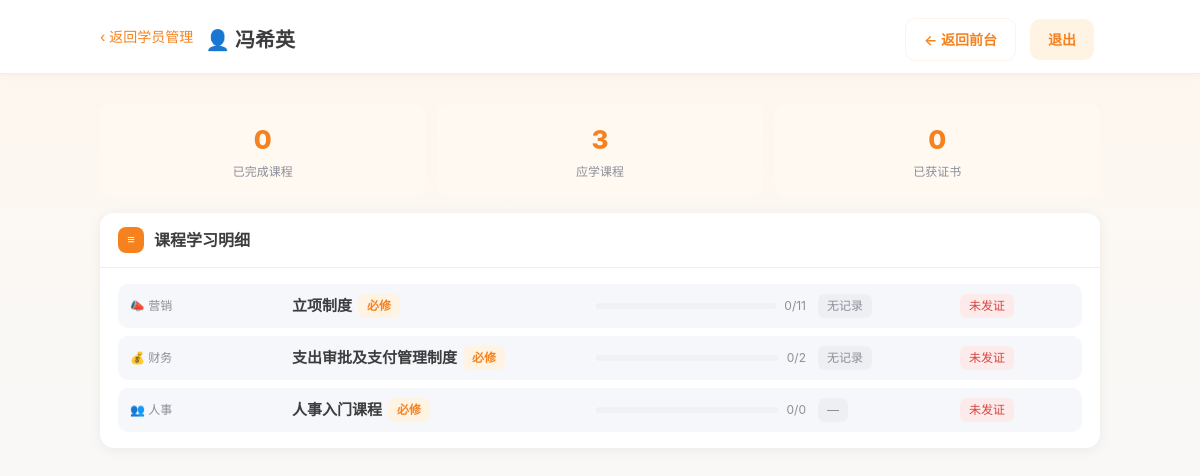
The page /admin/users/1 (signed in) on the database its author committed.
### tables this page shows
CREATE TABLE users (
    id            INTEGER PRIMARY KEY AUTOINCREMENT,
    wecom_userid  TEXT UNIQUE,
    name          TEXT NOT NULL,
    dept          TEXT,
    avatar        TEXT,
    created_at    REAL DEFAULT 0
);

CREATE TABLE categories (
    id    INTEGER PRIMARY KEY AUTOINCREMENT,
    key   TEXT UNIQUE,
    name  TEXT NOT NULL,
    icon  TEXT,
    sort  INTEGER DEFAULT 0
, intro TEXT);

CREATE TABLE courses (
    id          INTEGER PRIMARY KEY AUTOINCREMENT,
    category_id INTEGER,
    title       TEXT NOT NULL,
    desc        TEXT,
    cover       TEXT,
    required    INTEGER DEFAULT 0,
    sort        INTEGER DEFAULT 0,
    created_at  REAL DEFAULT 0, lecturer TEXT, record_time TEXT,
    FOREIGN KEY (category_id) REFERENCES categories(id)
);

### app.py (the view)
@app.route("/admin/users/<int:uid>")
def admin_user_detail(uid):
    r = ensure_admin()
    if r is not None:
        return r
    u = db.get_user(uid)
    if not u:
        abort(404)
    cats = {c["id"]: c for c in db.list_categories()}
    courses = db.fetch_all("SELECT * FROM courses ORDER BY category_id, sort, id")
    detail = []
    for co in courses:
        done, total, passed, completed = db.course_progress(uid, co["id"])
        att = None
        qz = db.get_quiz(co["id"])
        if qz:
            att = db.best_attempt(uid, qz["id"])
        cert = db.get_certificate(uid, co["id"])
        detail.append(dict(co=co, done=done, total=total, passed=passed,
                           completed=completed, att=att, cert=cert,
                           cat=cats.get(co["category_id"])))
    certs = db.list_my_certificates(uid)
    return render_template("admin/user_detail.html", u=u, detail=detail,
                           certs=certs, **_admin_stats())

### app.py (called while the page is built)
@app.before_request
def load_context():
    g.user = db.get_user(session.get("uid")) if session.get("uid") else None
    g.admin = session.get("admin") is True
    g.wecom_enabled = config.WECOM_ENABLED

@app.context_processor
def inject():
    return dict(user=g.user, admin=g.admin, wecom_enabled=config.WECOM_ENABLED,
                public_base=config.PUBLIC_BASE_URL, max_upload_mb=config.MAX_UPLOAD_MB)

def ensure_admin():
    if not g.admin:
        return redirect(url_for("admin_login"))

def _admin_stats():
    return dict(
        total_cats=db.fetch_one("SELECT COUNT(*) AS n FROM categories")["n"],
        total_courses=db.fetch_one("SELECT COUNT(*) AS n FROM courses")["n"],
        total_users=db.fetch_one("SELECT COUNT(*) AS n FROM users")["n"],
        total_certs=db.fetch_one("SELECT COUNT(*) AS n FROM certificates")["n"],
    )

### db.py (called while the page is built)
def get_conn():
    os.makedirs(os.path.dirname(config.DB_PATH), exist_ok=True)
    conn = sqlite3.connect(config.DB_PATH)
    conn.row_factory = sqlite3.Row
    conn.execute("PRAGMA foreign_keys = ON")
    return conn

def fetch_one(sql, args=()):
    conn = get_conn()
    row = conn.execute(sql, args).fetchone()
    conn.close()
    return row

def fetch_all(sql, args=()):
    conn = get_conn()
    rows = conn.execute(sql, args).fetchall()
    conn.close()
    return rows

def get_user(uid):
    return fetch_one("SELECT * FROM users WHERE id=?", (uid,))

def list_categories():
    return fetch_all("SELECT * FROM categories ORDER BY sort, id")

def list_materials(course_id):
    return fetch_all("SELECT * FROM materials WHERE course_id=? ORDER BY sort, id", (course_id,))

def get_progress(user_id, material_id):
    return fetch_one(
        "SELECT * FROM progress WHERE user_id=? AND material_id=?", (user_id, material_id)
    )

def course_progress(user_id, course_id):
    mats = list_materials(course_id)
    total = len(mats)
    done = 0
    for m in mats:
        p = get_progress(user_id, m["id"])
        if p and p["status"] == "done":
            done += 1
    quiz = fetch_one("SELECT * FROM quizzes WHERE course_id=?", (course_id,))
    passed = False
    if quiz:
        att = fetch_one(
            "SELECT * FROM attempts WHERE user_id=? AND quiz_id=? AND passed=1 ORDER BY id DESC LIMIT 1",
            (user_id, quiz["id"]),
        )
        passed = bool(att)
    completed = (total > 0 and done == total) and (not quiz or passed)
    return done, total, passed, completed

### templates/admin/user_detail.html (shortened to what this page needs)
{% extends "base.html" %}
{% set hide_topbar = true %}
{% block body %}
<div class="page-head" style="display:flex;justify-content:space-between;align-items:center;gap:14px">
  <div style="display:flex;align-items:center;gap:12px;min-width:0">
    <a class="back" href="{{ url_for('admin_users') }}">‹ 返回学员管理</a>
    <h1>👤 {{ u.name }}{% if u.dept %} · {{ u.dept }}{% endif %}</h1>
  </div>
  <div style="display:flex;align-items:center;gap:8px">
    <a class="btn btn-ghost" href="{{ url_for('home') }}">← 返回前台</a>
    <a class="btn" href="{{ url_for('admin_logout') }}">退出</a>
  </div>
</div>
<div class="stat-row">
  <div class="stat"><div class="stat-n">{{ detail|selectattr('completed')|list|length }}</div><div class="stat-l">已完成课程</div></div>
  <div class="stat"><div class="stat-n">{{ detail|length }}</div><div class="stat-l">应学课程</div></div>
  <div class="stat"><div class="stat-n">{{ certs|length }}</div><div class="stat-l">已获证书</div></div>
</div>
<section class="module">
  <div class="module-head"><span class="module-no">≡</span> 课程学习明细</div>
  <div class="module-body">
    <div class="learn-detail">
      {% for d in detail %}
      <div class="ld-row">
        <div class="ld-cat">{{ d.cat.icon if d.cat else '📁' }} {{ d.cat.name if d.cat else '未分类' }}</div>
        <div class="ld-name">
          {{ d.co.title }}
          {% if d.co.required %}<span class="tag req">必修</span>{% endif %}
        </div>
        <div class="progress-line ld-prog">
          <div class="bar"><div class="bar-fill" style="width:{{ d.done*100/d.total if d.total > 0 else 0 }}%"></div></div>
          <span class="bar-text">{{ d.done }}/{{ d.total }}</span>
        </div>
        <div class="ld-quiz">
          {% if d.att %}
            {% if d.att.passed %}<span class="tag ok">测验 {{ d.att.score }}分</span>
            {% else %}<span class="tag no">测验 {{ d.att.score }}分</span>{% endif %}
          {% elif d.total > 0 %}
            <span class="tag">无记录</span>
          {% else %}<span class="tag">—</span>{% endif %}
        </div>
        <div class="ld-cert">
          {% if d.cert %}<span class="tag ok">🎓 已发证</span>
          {% elif d.completed %}<span class="tag ok">可发证</span>
          {% else %}<span class="tag no">未发证</span>{% endif %}
        </div>
      </div>
      {% endfor %}
    </div>
  </div>
</section>
{% endblock %}

### static/css/style.css (style rules this page uses)
:root { --primary:#F5821F; --primary-d:#D96E12; --primary-l:#FFF3E4; --primary-ll:#FFF9F2; --bg:#F5F7FA; --card:#fff; --text:#3D3D3F; --sub:#8B8F99; --ok:#22B573; --warn:#F5A623; --line:#EDEFF3; --radius:14px; --shadow:0 2px 12px rgba(80,55,20,.07); --shadow-lg:0 8px 30px rgba(80,55,20,.10); --gutter:100px; }
* { box-sizing:border-box;-webkit-tap-highlight-color:transparent }
html,body { margin:0;padding:0;width:100% }
body { font-family:-apple-system,BlinkMacSystemFont,"PingFang SC","Microsoft YaHei",sans-serif; background:var(--bg);color:var(--text);font-size:15px;line-height:1.5;min-height:100vh }
a { color:inherit;text-decoration:none }
.progress-line { display:flex;align-items:center;gap:8px;margin-top:8px }
.bar { flex:1;height:6px;background:#EEF1F6;border-radius:6px;overflow:hidden }
.bar-text { font-size:12px;color:var(--sub);flex:none }
.btn { display:inline-block;text-align:center;padding:10px 18px;border-radius:10px; background:var(--primary-l);color:var(--primary);font-weight:600;border:none;cursor:pointer; font-size:14px;margin:6px 6px 0 0 }
.btn-ghost { background:#fff;border:1px solid var(--primary-l) }
.page-head { width:100%;padding:6px 0 16px }
.page-head h1 { font-size:20px;margin:6px 0 0 }
.back { color:var(--primary);font-size:14px }
.learn-detail { display:flex;flex-direction:column;gap:8px }
.ld-row { display:grid;grid-template-columns:150px 1fr 210px 130px 110px;gap:12px;align-items:center; padding:10px 12px;background:var(--bg);border-radius:10px }
.ld-cat { font-size:12px;color:var(--sub) }
.ld-name { font-weight:600;display:flex;align-items:center;gap:6px }
.ld-prog { margin:0 }
.tag { display:inline-block;padding:3px 9px;border-radius:7px;font-size:12px;background:var(--line);color:var(--sub) }
.tag.no { background:#FDEAEA;color:#D6453F }
.tag.req { background:var(--primary-l);color:var(--primary) }
.module { background:var(--card);border-radius:var(--radius);box-shadow:var(--shadow);overflow:hidden }
.module-head { display:flex;align-items:center;gap:10px;padding:14px 18px; font-size:16px;font-weight:700;border-bottom:1px solid var(--line) }
.module-no { display:inline-flex;align-items:center;justify-content:center; width:26px;height:26px;border-radius:8px;background:var(--primary);color:#fff; font-size:13px;font-weight:700;flex:none }
.module-body { padding:16px 18px }
.stat-row { display:flex;gap:12px;margin-bottom:16px;flex-wrap:wrap }
.stat { flex:1;min-width:120px;background:var(--primary-ll);border-radius:10px;padding:16px;text-align:center }
.stat-n { font-size:26px;font-weight:800;color:var(--primary) }
.stat-l { font-size:12px;color:var(--sub);margin-top:4px }
.content.no-topbar>.page-head { position:sticky;top:0;z-index:25;width:auto; margin:0 calc(-1 * var(--gutter)) 30px; padding:12px var(--gutter); background:var(--card); border-bottom:1px solid var(--line); box-shadow:0 1px 8px rgba(80,55,20,.05) }

### rows shown on the page
users: name "冯希英"
categories: cat "📣", cat "营销"
courses: co "立项制度"
categories: cat "💰", cat "财务"
courses: co "支出审批及支付管理制度"
categories: cat "👥", cat "人事"
courses: co "人事入门课程"

### other values the page prints
{{ detail|selectattr('completed')|list|length }} "0"
{{ detail|length }} "3"
{{ certs|length }} "0"
{{ d.done }} "0" "0" "0"
{{ d.total }} "11" "2" "0"
